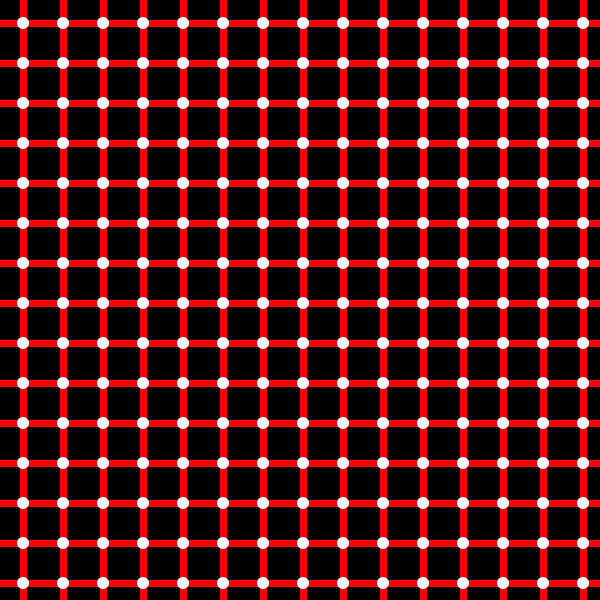
Frame 1 (no input)
Frame 60 (the mouse pressed at the canvas centre just before this capture): identical to frame 1, image omitted
Frame 120 (the mouse held since frame 60 and released just before this capture): identical to frame 1, image omitted

The Processing sketch that drew this single still picture (run headless with seeded random() and noise(); from frame 60 on, the mouse is pressed at the canvas centre):

// Processing sketch: Scintillating_Grid_Illusion
// ── Scintillating_Grid_Illusion.pde
//Scintillating Grid illusion

void ScintillatingGrid(){
  background(0);
   fill(255,0,0);
    noStroke();
    for(int i = 20; i < 600; i += 40){
            rect(i,0,7,600);
    }
    for(int i = 20; i < 600; i += 40){
            rect(0,i,600,07);
    }
    for(int i = 20; i < 600; i += 40){
        for(int k = 20; k < 600; k += 40){
            fill(255);
            ellipse(i + 3,k + 3, 12,12);
        }
    }
}

void setup(){
  size(600,600);
}

void draw(){
  ScintillatingGrid();   
}
